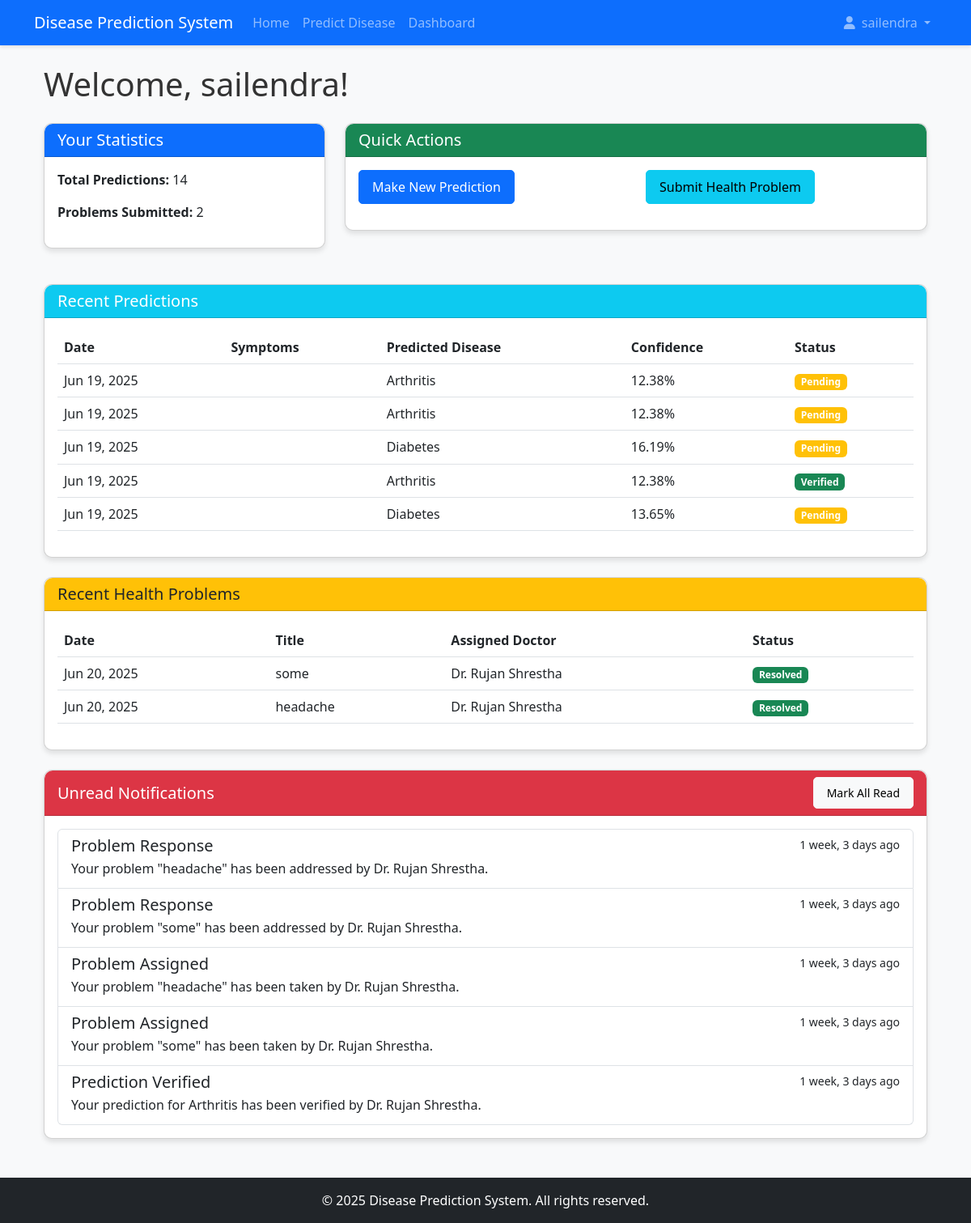
Screenshot of /dashboard/patient/ (signed in) with the database file from the repository.
### accounts/models.py (models this page shows, shortened)
class UserProfile(models.Model):
    USER_TYPES = (
        ('patient', 'Patient'),
        ('doctor', 'Doctor'),
        ('admin', 'Admin'),
    )
    user = models.OneToOneField(User, on_delete=models.CASCADE, related_name='profile')
    user_type = models.CharField(max_length=10, choices=USER_TYPES, default='patient')
    profile_picture = models.ImageField(upload_to='profile_pics', blank=True, null=True)
    phone_number = models.CharField(max_length=15, blank=True, null=True)
    address = models.TextField(blank=True, null=True)
    date_of_birth = models.DateField(blank=True, null=True)
    created_at = models.DateTimeField(auto_now_add=True)
    updated_at = models.DateTimeField(auto_now=True)

class Patient(models.Model):
    user_profile = models.OneToOneField(UserProfile, on_delete=models.CASCADE, related_name='patient_profile')
    gender = models.CharField(max_length=10, blank=True, null=True)  # Add this line
    height = models.FloatField(help_text="Height in cm", blank=True, null=True)
    weight = models.FloatField(help_text="Weight in kg", blank=True, null=True)
    blood_group = models.CharField(max_length=5, blank=True, null=True)
    blood_pressure = models.CharField(max_length=20, blank=True, null=True)
    sugar_level = models.CharField(max_length=20, blank=True, null=True)
    allergies = models.TextField(blank=True, null=True)
    medical_history = models.TextField(blank=True, null=True)

class Doctor(models.Model):
    user_profile = models.OneToOneField(UserProfile, on_delete=models.CASCADE, related_name='doctor_profile')
    specialization = models.CharField(max_length=100)
    qualification = models.CharField(max_length=100)
    experience_years = models.PositiveIntegerField(default=0)
    license_number = models.CharField(max_length=50, unique=True)
    is_verified = models.BooleanField(default=False)
    bio = models.TextField(blank=True, null=True)
    consultation_fee = models.DecimalField(max_digits=10, decimal_places=2, default=0)

### dashboard/models.py (models this page shows, shortened)
class PatientStatistics(models.Model):
    patient = models.OneToOneField(Patient, on_delete=models.CASCADE, related_name='statistics')
    predictions_count = models.PositiveIntegerField(default=0)
    problems_submitted = models.PositiveIntegerField(default=0)
    last_prediction_date = models.DateTimeField(null=True, blank=True)
    last_updated = models.DateTimeField(auto_now=True)

class Notification(models.Model):
    NOTIFICATION_TYPES = (
        ('prediction', 'Prediction Result'),
        ('verification', 'Doctor Verification'),
        ('problem', 'Problem Response'),
        ('system', 'System Notification'),
    )
    user_profile = models.ForeignKey('accounts.UserProfile', on_delete=models.CASCADE, related_name='notifications')
    title = models.CharField(max_length=100)
    message = models.TextField()
    notification_type = models.CharField(max_length=20, choices=NOTIFICATION_TYPES)
    is_read = models.BooleanField(default=False)
    created_at = models.DateTimeField(auto_now_add=True)

### prediction/models.py (models this page shows, shortened)
class Prediction(models.Model):
    patient = models.ForeignKey(Patient, on_delete=models.CASCADE, related_name='predictions', null=True, blank=True)
    symptoms = models.TextField()
    predicted_disease = models.ForeignKey(Disease, on_delete=models.CASCADE, related_name='predictions')
    confidence_score = models.FloatField()
    is_verified = models.BooleanField(default=False)
    verified_by = models.ForeignKey(Doctor, on_delete=models.SET_NULL, null=True, blank=True, related_name='verified_predictions')
    doctor_notes = models.TextField(blank=True, null=True)
    created_at = models.DateTimeField(auto_now_add=True)
    updated_at = models.DateTimeField(auto_now=True)

class Disease(models.Model):
    name = models.CharField(max_length=100)
    description = models.TextField()
    symptoms = models.TextField(help_text="Comma separated list of symptoms")
    causes = models.TextField()
    home_remedies = models.TextField(blank=True, null=True)
    medications = models.TextField(blank=True, null=True)
    created_at = models.DateTimeField(auto_now_add=True)
    updated_at = models.DateTimeField(auto_now=True)

class PatientProblem(models.Model):
    STATUS_CHOICES = (
        ('pending', 'Pending'),
        ('in_review', 'In Review'),
        ('resolved', 'Resolved'),
    )
    patient = models.ForeignKey(Patient, on_delete=models.CASCADE, related_name='problems')
    title = models.CharField(max_length=200)
    description = models.TextField()
    symptoms = models.TextField(blank=True, null=True)
    duration = models.CharField(max_length=100, blank=True, null=True)
    taking_medicine = models.CharField(max_length=5, blank=True, null=True)
    medicine_details = models.TextField(blank=True, null=True)
    picture = models.ImageField(upload_to='problem_images/', blank=True, null=True)
    status = models.CharField(max_length=20, choices=STATUS_CHOICES, default='pending')
    assigned_doctor = models.ForeignKey(Doctor, on_delete=models.SET_NULL, null=True, blank=True, related_name='assigned_problems')
    doctor_response = models.TextField(blank=True, null=True)
    created_at = models.DateTimeField(auto_now_add=True)
    updated_at = models.DateTimeField(auto_now=True)

### dashboard/views.py (the view)
# urls.py: path('patient/', views.patient_dashboard, name='patient_dashboard'),
@login_required
def patient_dashboard(request):
    user_profile = UserProfile.objects.get(user=request.user)
    if user_profile.user_type != 'patient':
        messages.error(request, 'You do not have permission to access this dashboard')
        return redirect('home')
    patient, created = Patient.objects.get_or_create(user_profile=user_profile)
    if created:
        messages.info(request, 'Your patient profile was incomplete. Please update your profile.')
    recent_predictions = Prediction.objects.filter(patient=patient).order_by('-created_at')[:5]
    recent_problems = PatientProblem.objects.filter(patient=patient).order_by('-created_at')[:5]
    notifications = Notification.objects.filter(user_profile=user_profile, is_read=False).order_by('-created_at')[:5]
    stats, created = PatientStatistics.objects.get_or_create(patient=patient)
    predictions_count = Prediction.objects.filter(patient=patient).count()
    problems_submitted = PatientProblem.objects.filter(patient=patient).count()
    if stats.predictions_count != predictions_count or stats.problems_submitted != problems_submitted:
        stats.predictions_count = predictions_count
        stats.problems_submitted = problems_submitted
        stats.save()
    context = {
        'patient': patient,
        'recent_predictions': recent_predictions,
        'recent_problems': recent_problems,
        'notifications': notifications,
        'stats': stats
    }
    return render(request, 'dashboard/patient_dashboard.html', context)

### templates/dashboard/patient_dashboard.html (shortened to what this page needs)
{% extends 'base/base.html' %}
{% block content %}
<div class="container mt-4">
    <h1 class="mb-4">Welcome, {{ patient.user_profile.user.first_name }}!</h1>
    <div class="row">
        <div class="col-md-4 mb-4">
            <div class="card">
                <div class="card-header bg-primary text-white">
                    <h5 class="mb-0">Your Statistics</h5>
                </div>
                <div class="card-body">
                    <p><strong>Total Predictions:</strong> {{ stats.predictions_count }}</p>
                    <p><strong>Problems Submitted:</strong> {{ stats.problems_submitted }}</p>
                </div>
            </div>
        </div>
        <div class="col-md-8 mb-4">
            <div class="card">
                <div class="card-header bg-success text-white">
                    <h5 class="mb-0">Quick Actions</h5>
                </div>
                <div class="card-body">
                    <div class="row">
                        <div class="col-md-6 mb-3">
                            <a href="{% url 'prediction_home' %}" class="btn btn-primary btn-block">Make New Prediction</a>
                        </div>
                        <div class="col-md-6 mb-3">
                            <a href="{% url 'submit_problem' %}" class="btn btn-info btn-block">Submit Health Problem</a>
                        </div>
                    </div>
                </div>
            </div>
        </div>
    </div>
    <div class="card mb-4">
        <div class="card-header bg-info text-white">
            <h5 class="mb-0">Recent Predictions</h5>
        </div>
        <div class="card-body">
            {% if recent_predictions %}
            <div class="table-responsive">
                <table class="table table-hover">
                    <thead>
                        <tr>
                            <th>Date</th>
                            <th>Symptoms</th>
                            <th>Predicted Disease</th>
                            <th>Confidence</th>
                            <th>Status</th>
                        </tr>
                    </thead>
                    <tbody>
                        {% for prediction in recent_predictions %}
                        <tr>
                            <td>{{ prediction.created_at|date:"M d, Y" }}</td>
                            <td>{{ prediction.symptoms_text|truncatechars:30 }}</td>
                            <td>{{ prediction.predicted_disease.name }}</td>
                            <td>{{ prediction.confidence_score|floatformat:2 }}%</td>
                            <td>
                                {% if prediction.is_verified %}
                                <span class="badge bg-success">Verified</span>
                                {% else %}
                                <span class="badge bg-warning">Pending</span>
                                {% endif %}
                            </td>
                        </tr>
                        {% endfor %}
                    </tbody>
                </table>
            </div>
            {% else %}
            <p class="text-muted">You haven't made any predictions yet.</p>
            {% endif %}
        </div>
    </div>
    <div class="card mb-4">
        <div class="card-header bg-warning text-dark">
            <h5 class="mb-0">Recent Health Problems</h5>
        </div>
        <div class="card-body">
            {% if recent_problems %}
            <div class="table-responsive">
                <table class="table table-hover">
                    <thead>
                        <tr>
                            <th>Date</th>
                            <th>Title</th>
                            <th>Assigned Doctor</th>
                            <th>Status</th>
                        </tr>
                    </thead>
                    <tbody>
                        {% for problem in recent_problems %}
                        <tr>
                            <td>{{ problem.created_at|date:"M d, Y" }}</td>
                            <td>{{ problem.title }}</td>
                            <td>
                                {% if problem.assigned_doctor %}
                                Dr. {{ problem.assigned_doctor.user_profile.user.first_name }} {{ problem.assigned_doctor.user_profile.user.last_name }}
                                {% else %}
                                <span class="text-muted">Unassigned</span>
                                {% endif %}
                            </td>
                            <td>
                                {% if problem.status == 'pending' %}
                                <span class="badge bg-warning">Pending</span>
                                {% elif problem.status == 'in_review' %}
                                <span class="badge bg-info">In Review</span>
                                {% elif problem.status == 'resolved' %}
                                <span class="badge bg-success">Resolved</span>
                                {% endif %}
                            </td>
                        </tr>
                        {% endfor %}
                    </tbody>
                </table>
            </div>
            {% else %}
            <p class="text-muted">You haven't submitted any health problems yet.</p>
            {% endif %}
        </div>
    </div>
    {% if notifications %}
    <div class="card mb-4">
        <div class="card-header bg-danger text-white d-flex justify-content-between align-items-center">
            <h5 class="mb-0">Unread Notifications</h5>
            <form method="post" action="{% url 'notifications' %}" class="d-inline">
                <button type="submit" class="btn btn-sm btn-light">Mark All Read</button>
            </form>
        </div>
        <div class="card-body">
            <div class="list-group">
                {% for notification in notifications %}
                <div class="list-group-item">
                    <div class="d-flex w-100 justify-content-between">
                        <h5 class="mb-1">{{ notification.title }}</h5>
                        <small>{{ notification.created_at|timesince }} ago</small>
                    </div>
                    <p class="mb-1">{{ notification.message }}</p>
                </div>
                {% endfor %}
            </div>
        </div>
    </div>
    {% endif %}
</div>
{% endblock %}

### templates/base/base.html (shortened to what this page needs)
<!DOCTYPE html>
<html lang="en">
<head>
    <link href="https://cdn.jsdelivr.net/npm/bootstrap@5.3.0/dist/css/bootstrap.min.css" rel="stylesheet">
    <link rel="stylesheet" href="/static/css/style.css">
    <link rel="stylesheet" href="https://cdnjs.cloudflare.com/ajax/libs/font-awesome/6.0.0/css/all.min.css">
</head>
<body>
    <nav class="navbar navbar-expand-lg navbar-dark bg-primary">
        <div class="container">
            <a class="navbar-brand" href="{% url 'home' %}">Disease Prediction System</a>
            <div class="collapse navbar-collapse" id="navbarNav">
                <ul class="navbar-nav me-auto">
                    <li class="nav-item">
                        <a class="nav-link" href="{% url 'home' %}">Home</a>
                    </li>
                    <li class="nav-item">
                        <a class="nav-link" href="{% url 'prediction_home' %}">Predict Disease</a>
                    </li>
                    {% if user.is_authenticated %}
                        <li class="nav-item">
                            <a class="nav-link" href="{% url 'dashboard_home' %}">Dashboard</a>
                        </li>
                    {% endif %}
                </ul>
                <ul class="navbar-nav">
                    {% if user.is_authenticated %}
                        <li class="nav-item dropdown">
                            <a class="nav-link dropdown-toggle" href="#" id="navbarDropdown" role="button" data-bs-toggle="dropdown">
                                <i class="fas {% if user.profile.user_type == 'patient' %}fa-user{% elif user.profile.user_type == 'doctor' %}fa-user-md{% elif user.profile.user_type == 'admin' %}fa-user-shield{% endif %} me-1"></i>
                                {{ user.username }}
                            </a>
                        </li>
                    {% endif %}
                </ul>
            </div>
        </div>
    </nav>
    <div class="container mt-4">
        {% block content %}{% endblock %}
    </div>
    <footer class="bg-dark text-white text-center py-3 mt-5">
        <div class="container">
            <p class="mb-0">&copy; {% now "Y" %} Disease Prediction System. All rights reserved.</p>
        </div>
    </footer>
</body>
</html>

### static/css/style.css (style rules this page uses)
body { font-family: 'Segoe UI', Tahoma, Geneva, Verdana, sans-serif; background-color: #f8f9fa; color: #333; }
.navbar { box-shadow: 0 2px 4px rgba(0, 0, 0, 0.1); }
.card { border-radius: 10px; box-shadow: 0 4px 6px rgba(0, 0, 0, 0.1); margin-bottom: 20px; transition: transform 0.3s ease; }
.card-header { border-radius: 10px 10px 0 0 !important; font-weight: bold; }
.btn { border-radius: 5px; padding: 8px 16px; font-weight: 500; }
.btn-primary { background-color: #0d6efd; border-color: #0d6efd; }

### rows the page displays
Patient: user_profile.user.first_name "sailendra"
PatientStatistics: predictions_count "14", problems_submitted "2"
Prediction: created_at "Jun 19, 2025", predicted_disease.name "Arthritis", confidence_score "12.38", is_verified "Pending"
Prediction: created_at "Jun 19, 2025", predicted_disease.name "Arthritis", confidence_score "12.38", is_verified "Pending"
Prediction: created_at "Jun 19, 2025", predicted_disease.name "Diabetes", confidence_score "16.19", is_verified "Pending"
Prediction: created_at "Jun 19, 2025", predicted_disease.name "Arthritis", confidence_score "12.38", is_verified "Verified"
Prediction: created_at "Jun 19, 2025", predicted_disease.name "Diabetes", confidence_score "13.65", is_verified "Pending"
PatientProblem: created_at "Jun 20, 2025", title "some", assigned_doctor.user_profile.user.first_name "Rujan", assigned_doctor.user_profile.user.last_name "Shrestha", status "Resolved"
PatientProblem: created_at "Jun 20, 2025", title "headache", assigned_doctor.user_profile.user.first_name "Rujan", assigned_doctor.user_profile.user.last_name "Shrestha", status "Resolved"
Notification: title "Problem Response", created_at "1 week, 3 days", message "Your problem \"headache\" has been addressed by Dr. Rujan Shrestha."
Notification: title "Problem Response", created_at "1 week, 3 days", message "Your problem \"some\" has been addressed by Dr. Rujan Shrestha."
Notification: title "Problem Assigned", created_at "1 week, 3 days", message "Your problem \"headache\" has been taken by Dr. Rujan Shrestha."
Notification: title "Problem Assigned", created_at "1 week, 3 days", message "Your problem \"some\" has been taken by Dr. Rujan Shrestha."
Notification: title "Prediction Verified", created_at "1 week, 3 days", message "Your prediction for Arthritis has been verified by Dr. Rujan Shrestha."

### other values shown
{{ user.username }} "sailendra"
